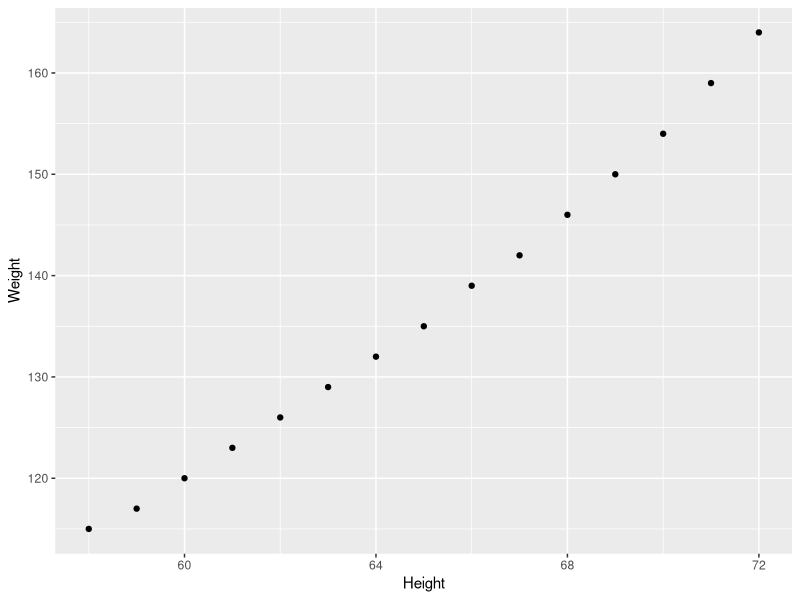
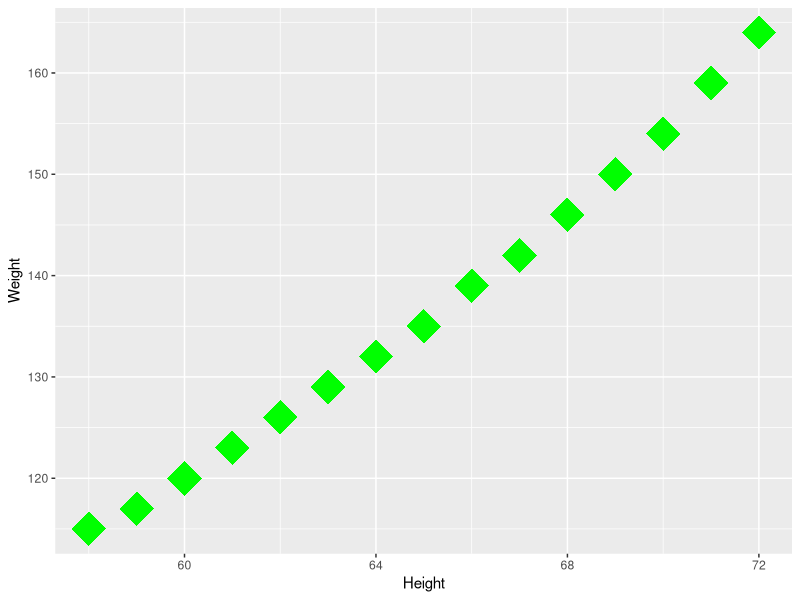

Here is the R script that generated these plots, in order:
#This code chunk identifies my working directory 
#and sets it to where I want to save and fetch files
#TASK: fill in between the parentheses if needed. 
#If not needed, make the two lines a comment
#getwd()
#setwd()

#This brings the 'women' data into my environment from Base R (Run this)
women

#This code saves the women data as a dataframe with a new name
#TASK: Save the women dataset with a new name
#saved as Ariana Horn - activity3

#This code chunk allows me to see the top 2 rows of my data
#TASK: Write the function that returns the top rows
head(women, 2)

#This code chunk shows me the internal structure 
#Task: Write the function that shows the number of rows, columns, column names, class of columns   
str(women)

#This code chunk shows me some basic summary stats
#Such as Min, Max, Mean. Quartiles...
#Task: Write the function that gives summary stats
summary(women)

#This allows me to apply the function to just one certain column
#Task: Write the function to return the Mean of just the height column
colnames(women)
mean(women$height)
#This allows me to save one column as its own object ('values' in the Environment)
#Task: Write the function to create an object for just the Weight column 
#and write the function to create an object for just the Height column 
#(these should show as values in the environment window, not as datasets)
Weight <- women[ , 2 ]
Height <- women[ , 1 ]
#This takes the individual objects ('values' in the Environment) and creates a dataframe
#I can see the Data in the Environment 
#Task: Write the function to create a data.frame from the height and weight values you just created
environment_data <- data.frame("H" = Height, "W" = Weight)
#This code chunk creates a subset from my dataset
#Note that the subset only appears in the Console (not the Environment)
#Task: Write the function to create a subset of the data where the height is > 65
#If I wanted to save the subset, I would need to name it as done in the code above
subset(environment_data, Height > 65)
h_data <- subset(environment_data, Height > 65)

#This shows me how many rows are in my dataset and
#TASK: Write the function that returns the number of rows
nrow(environment_data)
nrow(h_data)
#This shows me how many columns are in my dataset
#TASK: Write the function that returns the number of columns
ncol(environment_data)

#This also shows me how many rows and columns with just one function
#TASK: Write the function that returns the number of rows and columns with just one command


#This code will install the ggplot2 package
#TASK: Write the function that installs the ggplot2 package
install.packages("ggplot2")

  
#This code calls the ggplot2 package so I can use its functions
#Task: Write the function that 'calls' the ggplot2 package
library("ggplot2")

#This produces a scatter plot of the height and weight columns
#Task: replace the dataset name and column names in the plot function below 
#to produce a scatter plot of height and weight
ggplot(environment_data, aes(x=Height, y=Weight)) + 
  geom_point()

#Optional 'Just for fun' TASK: Change the arguments for the geom point and see what happens to the plot
ggplot(environment_data, aes(x=Height, y=Weight)) + 
  geom_point(shape = 18, colour = "green", fill = "lightblue", size = 5, stroke = 10)
